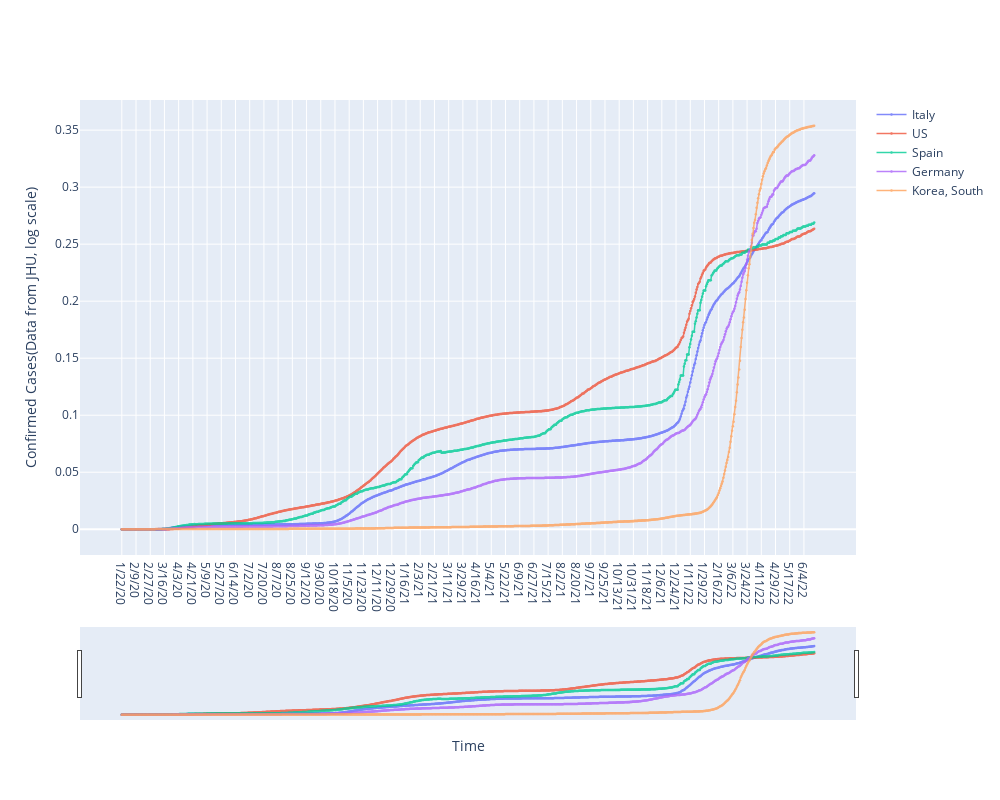

The notebook cell saved with this chart:
### Markdown cell above
# Plot.ly

### Code cell
fig = go.Figure()
# Defines how to plot individual trace
country_list=['Italy', 'US', 'Spain', 'Germany', 'Korea, South']
for each in country_list:
    fig.add_trace(go.Scatter(x=df_plot.date,
                        y=df_plot[each],
                        mode = 'markers + lines',
                        marker_size = 2.5,
                        opacity = 0.8,
                        line_width = 1.5,
                        name = each))

# Defines overall layout
fig.update_layout(
    width=1000,
    height=800,
    xaxis_title="Time",
    yaxis_title="Confirmed Cases(Data from JHU, log scale)"
)
fig.update_yaxes(type="linear") 
fig.update_layout(xaxis_rangeslider_visible = True)
#fig.show(renderer='jpg')

### Figure 1 — Plotly figure (JSON) as saved in the notebook; plotly's stock layout.template omitted (floating-point values rounded to 4 significant figures; data arrays with more than 128 entries replaced by an {"elided": "..."} marker saying what was removed)
{"data": [{"line": {"width": 1.5}, "marker": {"size": 2.5}, "mode": "markers+lines", "name": "Italy", "opacity": 0.8, "type": "scatter", "x": {"elided": "878 str values"}, "y": {"elided": "878 float values"}}, {"line": {"width": 1.5}, "marker": {"size": 2.5}, "mode": "markers+lines", "name": "US", "opacity": 0.8, "type": "scatter", "x": {"elided": "878 str values"}, "y": {"elided": "878 float values"}}, {"line": {"width": 1.5}, "marker": {"size": 2.5}, "mode": "markers+lines", "name": "Spain", "opacity": 0.8, "type": "scatter", "x": {"elided": "878 str values"}, "y": {"elided": "878 float values"}}, {"line": {"width": 1.5}, "marker": {"size": 2.5}, "mode": "markers+lines", "name": "Germany", "opacity": 0.8, "type": "scatter", "x": {"elided": "878 str values"}, "y": {"elided": "878 float values"}}, {"line": {"width": 1.5}, "marker": {"size": 2.5}, "mode": "markers+lines", "name": "Korea, South", "opacity": 0.8, "type": "scatter", "x": {"elided": "878 str values"}, "y": {"elided": "878 float values"}}], "layout": {"height": 800, "width": 1000, "xaxis": {"rangeslider": {"visible": true}, "title": {"text": "Time"}}, "yaxis": {"title": {"text": "Confirmed Cases(Data from JHU, log scale)"}, "type": "linear"}}}
